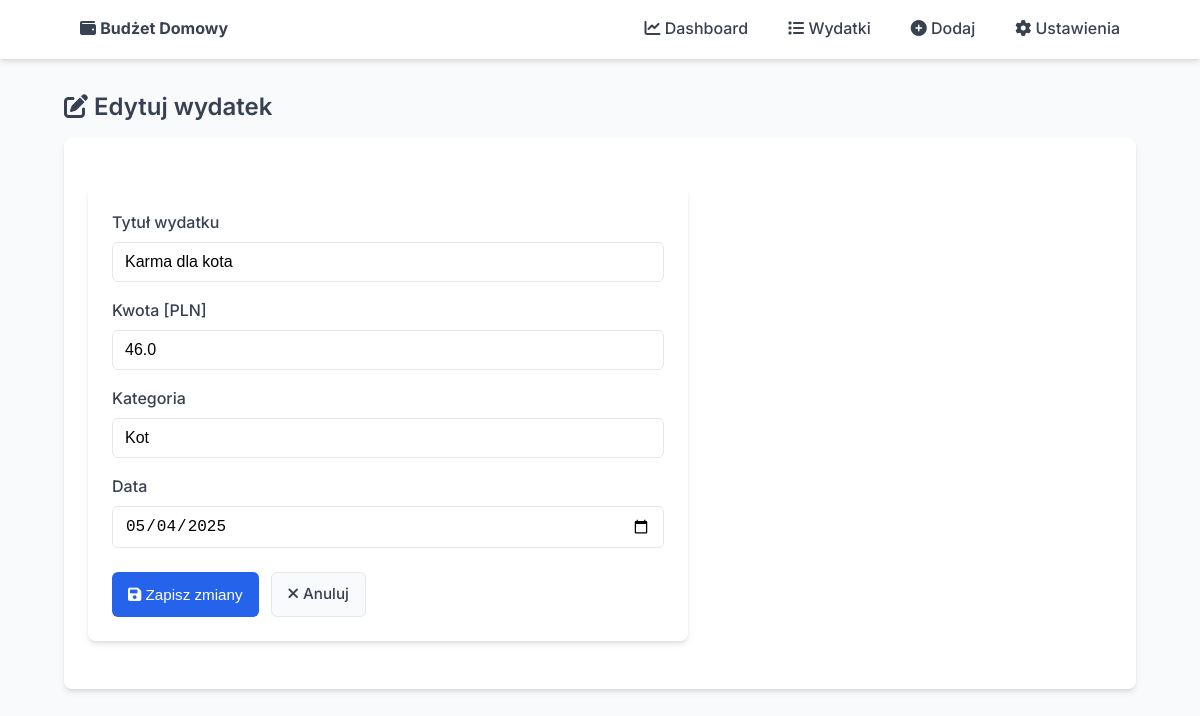
Screenshot of /edit/11 with the database file from the repository.
### models.py (models this page shows, shortened)
class Expense(db.Model):
    __tablename__ = 'expenses'
    id = db.Column(db.Integer, primary_key=True)
    title = db.Column(db.String(100), nullable=False)
    amount = db.Column(db.Float, nullable=False)
    category = db.Column(db.String(50), nullable=False)
    date = db.Column(db.DateTime, default=datetime.utcnow, nullable=False)

### app.py (the view, shortened to what this page needs)
@env_app.route('/edit/<int:expense_id>', methods=['GET', 'POST'])
def edit_expense(expense_id):
    expense = Expense.query.get_or_404(expense_id)
    form = ExpenseForm(obj=expense)
    form.date.data = expense.date.date()
    return render_template('edit_expense.html', form=form, expense=expense)

### forms.py
class ExpenseForm(FlaskForm):
    title = StringField(
        'Tytuł wydatku',
        validators=[DataRequired(message='Wprowadź tytuł'), Length(max=100)]
    )
    amount = FloatField(
        'Kwota [PLN]',
        validators=[DataRequired(message='Wprowadź kwotę')]
    )
    category = StringField(
        'Kategoria',
        validators=[DataRequired(message='Wprowadź kategorię'), Length(max=50)]
    )
    date = DateField(
        'Data',
        default=date.today,
        format='%Y-%m-%d',
        validators=[DataRequired(message='Wprowadź datę')]
    )
    submit = SubmitField('Zapisz wydatek')

### app.py (called while the page is built)
@env_app.context_processor
def inject_current_year():
    return {'current_year': datetime.now().year}

### templates/edit_expense.html (shortened to what this page needs)
{% extends 'base.html' %}
{% block content %}
<h2><i class="fas fa-edit"></i> Edytuj wydatek</h2>
<div class="card">
    <form method="POST">
        <div class="form-group">
            <label>{{ form.title.label }}</label>
            {{ form.title(size=32, class="form-control") }}
        </div>
        <div class="form-group">
            <label>{{ form.amount.label }}</label>
            {{ form.amount(class="form-control") }}
        </div>
        <div class="form-group">
            <label>{{ form.category.label }}</label>
            {{ form.category(class="form-control") }}
        </div>
        <div class="form-group">
            <label>{{ form.date.label }}</label>
            {{ form.date(class="form-control", type="date") }}
        </div>
        <div class="buttons-row">
            <button type="submit" class="btn btn-primary">
                <i class="fas fa-save"></i> Zapisz zmiany
            </button>
            <a href="{{ url_for('view_expenses') }}" class="btn btn-secondary">
                <i class="fas fa-times"></i> Anuluj
            </a>
        </div>
    </form>
</div>
{% endblock %}

### static/style.css (style rules this page uses)
:root { --primary: #2563eb; --primary-dark: #1d4ed8; --success: #10b981; --danger: #ef4444; --warning: #f59e0b; --text: #374151; --text-light: #6b7280; --bg: #f9fafb; --bg-card: #ffffff; --border: #e5e7eb; --border-focus: #93c5fd; --shadow: 0 4px 6px -1px rgba(0, 0, 0, 0.1), 0 2px 4px -1px rgba(0, 0, 0, 0.06); }
* { box-sizing: border-box; margin: 0; padding: 0; }
body { font-family: 'Inter', 'Segoe UI', -apple-system, BlinkMacSystemFont, sans-serif; line-height: 1.5; color: var(--text); background-color: var(--bg); padding-bottom: 40px; }
h1, h2, h3, h4 { margin-bottom: 16px; font-weight: 600; line-height: 1.3; }
h2 { font-size: 1.5rem; color: var(--text); }
a { color: var(--primary); text-decoration: none; transition: color 0.2s ease-in-out; }
.card { background: var(--bg-card); border-radius: 8px; padding: 24px; box-shadow: var(--shadow); margin-bottom: 24px; }
form { background: var(--bg-card); padding: 24px; border-radius: 8px; box-shadow: var(--shadow); max-width: 600px; margin: 24px 0; }
.form-group { margin-bottom: 16px; }
form label { display: block; margin-bottom: 8px; font-weight: 500; color: var(--text); }
form input, form select { width: 100%; padding: 10px 12px; border: 1px solid var(--border); border-radius: 6px; font-size: 1rem; transition: border 0.2s ease; }
.buttons-row { display: flex; gap: 12px; margin-top: 24px; }
.btn { display: inline-block; padding: 10px 16px; border-radius: 6px; font-weight: 500; text-align: center; cursor: pointer; transition: all 0.2s ease; font-size: 0.95rem; border: none; }
.btn-primary { background-color: var(--primary); color: white; }
.btn-secondary { background-color: var(--bg); color: var(--text); border: 1px solid var(--border); }

### rows the page displays
Expense: title "Karma dla kota", amount "46.0", category "Kot", date "05/04/2025"
